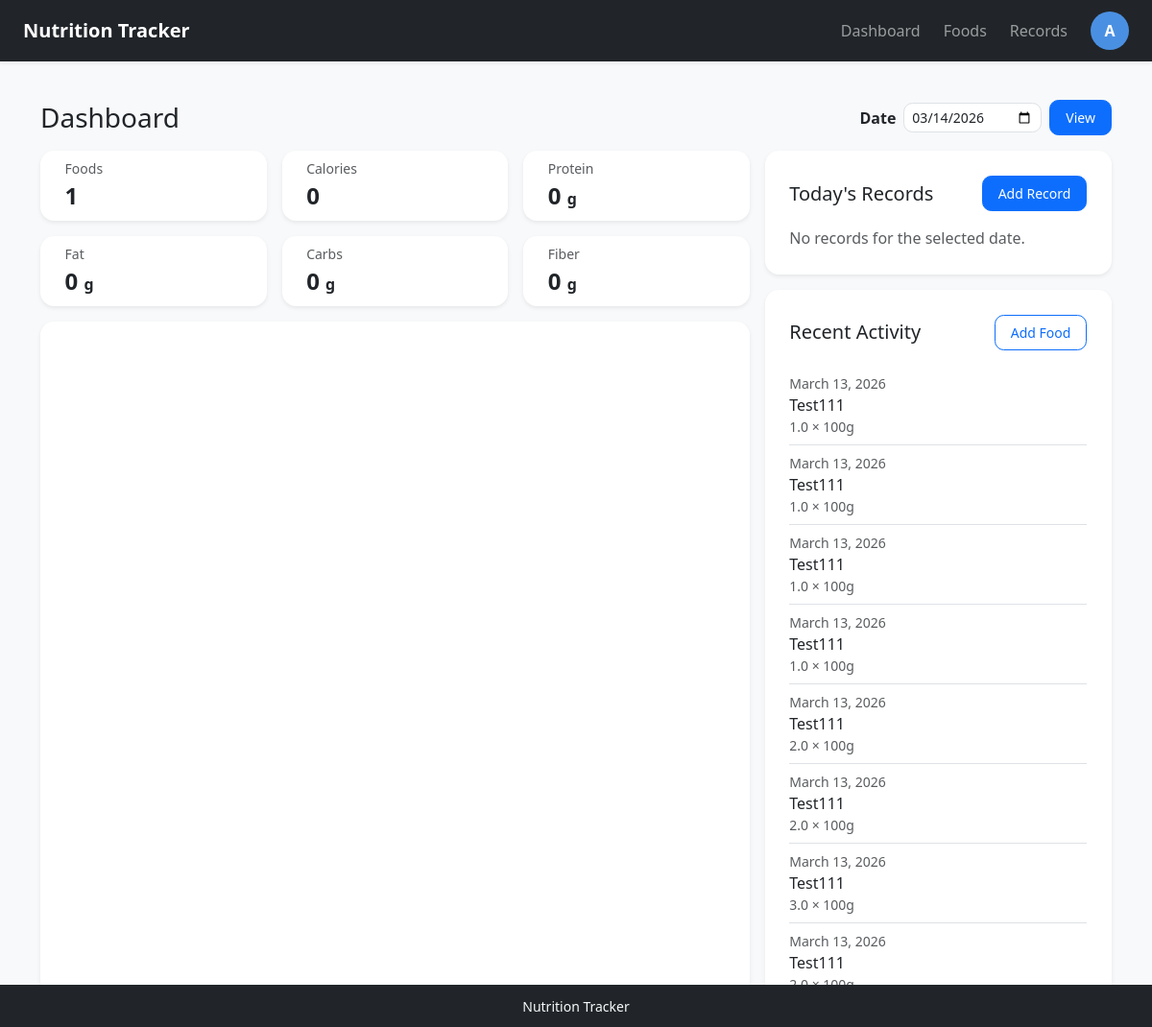
The app's page /dashboard/ (signed in) with its own data.
### tracker/models.py (models this page shows, shortened)
class MealRecord(models.Model):
    MEAL_CHOICES = [
        ('breakfast', 'Breakfast'),
        ('lunch', 'Lunch'),
        ('dinner', 'Dinner'),
        ('snack', 'Snack'),
    ]
    user = models.ForeignKey(settings.AUTH_USER_MODEL, on_delete=models.CASCADE, related_name='meal_records')
    food = models.ForeignKey(Food, on_delete=models.CASCADE, related_name='records')
    meal_type = models.CharField(max_length=20, choices=MEAL_CHOICES, default='breakfast')
    quantity = models.FloatField(help_text='Multiplier based on the food unit, e.g. 1 serving or 1 x 100g')
    record_date = models.DateField()
    notes = models.CharField(max_length=255, blank=True)
    created_at = models.DateTimeField(auto_now_add=True)
    class Meta:
        ordering = ['-record_date', 'meal_type', '-created_at']

class Food(models.Model):
    user = models.ForeignKey(settings.AUTH_USER_MODEL, on_delete=models.CASCADE, related_name='foods')
    name = models.CharField(max_length=120)
    unit = models.CharField(max_length=30, default='100g', help_text='e.g. 100g, serving, piece')
    calories = models.FloatField()
    protein = models.FloatField(default=0)
    fat = models.FloatField(default=0)
    carbohydrates = models.FloatField(default=0)
    fiber = models.FloatField(default=0)
    created_at = models.DateTimeField(auto_now_add=True)
    class Meta:
        ordering = ['name']
        unique_together = ('user', 'name')

### tracker/views.py (the view)
# urls.py: path('dashboard/', views.dashboard, name='dashboard'),
@login_required
def dashboard(request):
    selected_date = request.GET.get('date') or date.today().isoformat()
    records = MealRecord.objects.filter(user=request.user, record_date=selected_date).select_related('food')
    totals = {
        'calories': round(sum(r.total_calories for r in records), 2),
        'protein': round(sum(r.total_protein for r in records), 2),
        'fat': round(sum(r.total_fat for r in records), 2),
        'carbohydrates': round(sum(r.total_carbohydrates for r in records), 2),
        'fiber': round(sum(r.total_fiber for r in records), 2),
    }
    recent_records = MealRecord.objects.filter(user=request.user).select_related('food')[:8]
    food_count = Food.objects.filter(user=request.user).count()
    record_count = MealRecord.objects.filter(user=request.user).count()
    context = {
        'selected_date': selected_date,
        'records': records,
        'totals': totals,
        'recent_records': recent_records,
        'food_count': food_count,
        'record_count': record_count,
    }
    return render(request, 'tracker/dashboard.html', context)

### tracker/templates/tracker/dashboard.html (shortened to what this page needs)
{% extends 'tracker/base.html' %}
{% block content %}
<div class="dashboard-shell d-flex flex-column gap-3">
    <section class="dashboard-toolbar d-flex justify-content-between align-items-center flex-wrap gap-3">
        <div>
            <h1 class="h3 mb-0">Dashboard</h1>
        </div>
        <form class="d-flex align-items-center gap-2 flex-wrap mb-0" method="get">
            <label for="date" class="form-label mb-0">Date</label>
            <input type="date" id="date" name="date" class="form-control form-control-sm" value="{{ selected_date }}"
                style="width: auto;">
            <button class="btn btn-primary btn-sm" type="submit">View</button>
        </form>
    </section>
    <section class="dashboard-main row g-3 flex-grow-1">
        <div class="col-xl-8 d-flex flex-column gap-3">
            <div class="row g-3">
                <div class="col-6 col-md-4 col-xxl">
                    <div class="card shadow-sm border-0 h-100">
                        <div class="card-body py-2">
                            <div class="text-muted small">Foods</div>
                            <div class="fs-4 fw-semibold">{{ food_count }}</div>
                        </div>
                    </div>
                </div>
                <div class="col-6 col-md-4 col-xxl">
                    <div class="card shadow-sm border-0 h-100">
                        <div class="card-body py-2">
                            <div class="text-muted small">Calories</div>
                            <div class="fs-4 fw-semibold">{{ totals.calories }}</div>
                        </div>
                    </div>
                </div>
                <div class="col-6 col-md-4 col-xxl">
                    <div class="card shadow-sm border-0 h-100">
                        <div class="card-body py-2">
                            <div class="text-muted small">Protein</div>
                            <div class="fs-4 fw-semibold">{{ totals.protein }} <span class="fs-6">g</span></div>
                        </div>
                    </div>
                </div>
                <div class="col-6 col-md-4 col-xxl">
                    <div class="card shadow-sm border-0 h-100">
                        <div class="card-body py-2">
                            <div class="text-muted small">Fat</div>
                            <div class="fs-4 fw-semibold">{{ totals.fat }} <span class="fs-6">g</span></div>
                        </div>
                    </div>
                </div>
                <div class="col-6 col-md-4 col-xxl">
                    <div class="card shadow-sm border-0 h-100">
                        <div class="card-body py-2">
                            <div class="text-muted small">Carbs</div>
                            <div class="fs-4 fw-semibold">{{ totals.carbohydrates }} <span class="fs-6">g</span></div>
                        </div>
                    </div>
                </div>
                <div class="col-6 col-md-4 col-xxl">
                    <div class="card shadow-sm border-0 h-100">
                        <div class="card-body py-2">
                            <div class="text-muted small">Fiber</div>
                            <div class="fs-4 fw-semibold">{{ totals.fiber }} <span class="fs-6">g</span></div>
                        </div>
                    </div>
                </div>
            </div>
            <div class="card shadow-sm border-0 flex-grow-1">
                <div class="card-body p-2 h-60">
                    <iframe src="{% url 'analysis_page' %}" class="dashboard-iframe rounded" loading="lazy">
                    </iframe>
                </div>
            </div>
        </div>
        <div class="col-xl-4 d-flex flex-column gap-3">
            <article class="card shadow-sm border-0">
                <div class="card-body">
                    <div class="d-flex justify-content-between align-items-center flex-wrap gap-2 mb-3">
                        <h2 class="h5 mb-0">Today's Records</h2>
                        <button class="btn btn-sm btn-primary" type="button"
                            onclick="openModal('/modal/record_create/')">
                            Add Record
                        </button>
                    </div>
                    {% if records %}
                    <div class="table-responsive">
                        <table class="table table-sm table-hover align-middle mb-0">
                            <thead class="table-light">
                                <tr>
                                    <th>Meal</th>
                                    <th>Food</th>
                                    <th>Qty</th>
                                    <th>Calories</th>
                                </tr>
                            </thead>
                            <tbody>
                                {% for record in records %}
                                <tr>
                                    <td>{{ record.get_meal_type_display }}</td>
                                    <td>{{ record.food.name }}</td>
                                    <td>{{ record.quantity }}</td>
                                    <td>{{ record.total_calories }}</td>
                                </tr>
                                {% endfor %}
                            </tbody>
                        </table>
                    </div>
                    {% else %}
                    <p class="text-muted mb-0">No records for the selected date.</p>
                    {% endif %}
                </div>
            </article>
            <article class="card shadow-sm border-0 flex-grow-1">
                <div class="card-body">
                    <div class="d-flex justify-content-between align-items-center flex-wrap gap-2 mb-3">
                        <h2 class="h5 mb-0">Recent Activity</h2>
                        <button class="btn btn-sm btn-outline-primary" type="button"
                            onclick="openModal('/modal/food_create/')">
                            Add Food
                        </button>
                    </div>
                    {% if recent_records %}
                    <ul class="list-group list-group-flush">
                        {% for record in recent_records %}
                        <li class="list-group-item px-0 py-2">
                            <div class="small text-muted">{{ record.record_date }}</div>
                            <div>{{ record.food.name }}</div>
                            <div class="small text-muted">{{ record.quantity }} × {{ record.food.unit }}</div>
                        </li>
                        {% endfor %}
                    </ul>
                    {% else %}
                    <p class="text-muted mb-0">No activity yet.</p>
                    {% endif %}
                </div>
            </article>
        </div>
    </section>
</div>
{% endblock %}

### tracker/templates/tracker/base.html (shortened to what this page needs)
{% load static %}
<!DOCTYPE html>
<html lang="zh-CN">
<head>
    <link rel="stylesheet" href="{% static 'tracker/css/bootstrap.min.css' %}">
    <link rel="stylesheet" href="{% static 'tracker/css/common.css' %}">
</head>
<body>
    <header class="site-header fixed-top">
        <nav class="navbar navbar-expand-lg navbar-dark bg-dark shadow-sm">
            <div class="container-fluid px-3 px-lg-4">
                <a class="navbar-brand fw-bold" href="{% url 'home' %}">
                    Nutrition Tracker
                </a>
                {% if user.is_authenticated %}
                <div class="collapse navbar-collapse" id="mainNavbar">
                    <div class="navbar-nav ms-auto align-items-lg-center gap-lg-2">
                        {% if request.user.is_staff %}
                        <a class="nav-link" href="{% url 'admin_user_list' %}">User Management</a>
                        {% else %}
                        <a class="nav-link" href="{% url 'dashboard' %}">Dashboard</a>
                        <a class="nav-link" href="{% url 'food_list' %}">Foods</a>
                        <a class="nav-link" href="{% url 'record_list' %}">Records</a>
                        {% endif %}
                        <form action="{% url 'account' %}" method="post" class="ms-lg-2 mb-0">
                            <button class="btn p-0 border-0 bg-transparent" type="submit" title="Logout">
                                <span class="avatar-circle">
                                    {{ request.user.username|default:'U'|first|upper }}
                                </span>
                            </button>
                        </form>
                    </div>
                </div>
                {% endif %}
            </div>
        </nav>
    </header>
    <main class="page-content">
        <div class="{% block main_container_class %}container py-4{% endblock %}">
            {% block content %}{% endblock %}
        </div>
    </main>
    <footer class="site-footer fixed-bottom bg-dark text-light">
        <div class="container text-center small py-2">
            Nutrition Tracker
        </div>
    </footer>
</body>
</html>

### tracker/static/tracker/css/common.css (style rules this page uses)
:root { --header-height: 64px; --footer-height: 44px; }
body { background-color: #f8f9fa; color: #212529; }
.page-content { padding-top: calc(var(--header-height) + 1rem); padding-bottom: calc(var(--footer-height) + 1rem); height: calc(96vh - var(--header-height) - var(--footer-height)); }
.site-header .navbar { min-height: var(--header-height); }
.site-footer { height: var(--footer-height); display: flex; align-items: center; }
.avatar-circle { width: 40px; height: 40px; border-radius: 50%; background-color: #4a90e2; color: #fff; display: inline-flex; align-items: center; justify-content: center; font-weight: 700; }
.card { border-radius: 0.9rem; }
iframe { width: 100%; height: 100%; border: 0; }
.dashboard-shell { min-height: calc(100vh - var(--header-height) - var(--footer-height) - 2rem); }
.dashboard-main { min-height: 0; }
.dashboard-iframe { width: 100%; height: 100%; min-height: 420px; border: 0; background: #fff; }
@media (min-width: 1200px) { .dashboard-main { height: calc(100vh - var(--header-height) - var(--footer-height) - 8rem); } }
@media (min-width: 1200px) { .dashboard-iframe { min-height: 0; } }
.card { border-radius: 0.9rem; border: none; box-shadow: 0 0.35rem 0.8rem rgba(0, 0, 0, 0.06); }
.card .card-body { padding: 1.6rem; }
.form-label { font-weight: 600; margin-bottom: 0.4rem; }
.form-control { border-radius: 0.6rem; }
.btn { border-radius: 0.6rem; padding: 0.45rem 1rem; }
.avatar-circle { transition: transform 0.12s ease, box-shadow 0.12s ease; }
.form-control, .form-select { border-radius: 0.6rem; }
.btn { border-radius: 0.6rem; }

### records on screen
MealRecord: record_date "March 13, 2026", food.name "Test111", quantity "1.0", food.unit "100g"
MealRecord: record_date "March 13, 2026", food.name "Test111", quantity "1.0", food.unit "100g"
MealRecord: record_date "March 13, 2026", food.name "Test111", quantity "1.0", food.unit "100g"
MealRecord: record_date "March 13, 2026", food.name "Test111", quantity "1.0", food.unit "100g"
MealRecord: record_date "March 13, 2026", food.name "Test111", quantity "2.0", food.unit "100g"
MealRecord: record_date "March 13, 2026", food.name "Test111", quantity "2.0", food.unit "100g"
MealRecord: record_date "March 13, 2026", food.name "Test111", quantity "3.0", food.unit "100g"
MealRecord: record_date "March 13, 2026", food.name "Test111"

### other values on screen
{{ request.user.username|default:'U'|first|upper }} "A"
{{ food_count }} "1"
{{ totals.calories }} "0"
{{ totals.protein }} "0"
{{ totals.fat }} "0"
{{ totals.carbohydrates }} "0"
{{ totals.fiber }} "0"
